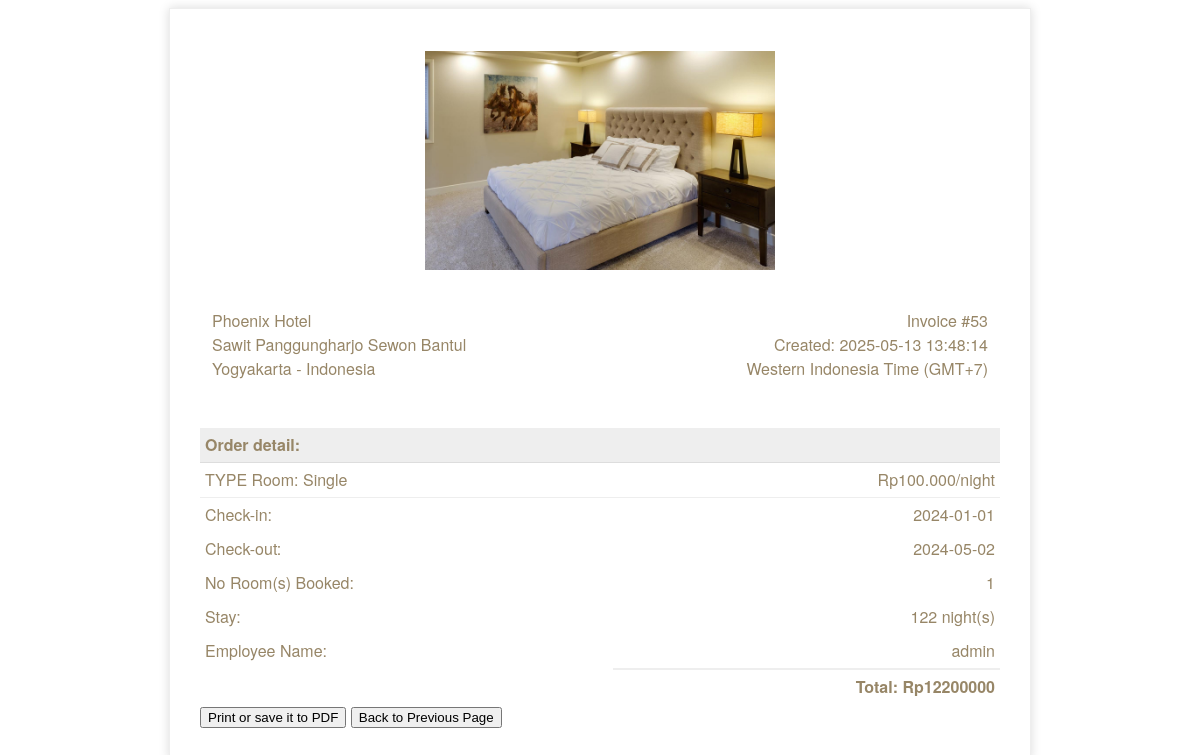
The app's page /view/resi.php?id=5 (signed in) with its own data.
### tables this page shows
CREATE TABLE `transaksi` (
  `id_transaksi` int(100) NOT NULL,
  `id_RS` int(100) NOT NULL,
  `bayar` int(100) NOT NULL,
  `kembalian` int(100) NOT NULL
);

CREATE TABLE `bed` (
  `id_bed` int(255) NOT NULL,
  `jenis` varchar(100) NOT NULL,
  `harga` int(100) NOT NULL,
  `img` varchar(100) NOT NULL
);

CREATE TABLE `reserfasi` (
  `id_RS` int(100) NOT NULL,
  `id` int(100) NOT NULL,
  `inap` int(100) NOT NULL,
  `checkout` date NOT NULL,
  `id_bed` int(10) NOT NULL,
  `hasil_H` int(255) NOT NULL,
  `id_k` int(100) NOT NULL,
  `checkin` date NOT NULL
);

CREATE TABLE `kamar` (
  `id_k` int(100) NOT NULL,
  `no_kamar` varchar(100) NOT NULL,
  `id_bed` int(10) NOT NULL
);

### view/resi.php (the view, shortened to what this page needs)
<?php
include '../action/koneksi.php';
if(isset($_GET['id'])) {
    $id_RS = $_GET['id'];
    $result = mysqli_query($koneksi, "SELECT transaksi.*,reserfasi.*,bed.*,kamar.* FROM transaksi left join reserfasi on transaksi.id_RS=reserfasi.id_RS left join bed on bed.id_bed=reserfasi.id_bed left join kamar on kamar.id_k=reserfasi.id_k WHERE id_transaksi='$id_RS'");
    while ($reservation = mysqli_fetch_assoc($result)) {
        $name = $_SESSION['username'];
    $currentDateTime = date('Y-m-d H:i:s');
    $days = $reservation['inap'];
    $unit = $reservation['id_bed'];
    $price = 0;
    if ($unit == '1') {
        $price = $reservation['harga'];
    } elseif ($unit == '2') {
        $price = $reservation['harga'];
    }
    if ($price == 100000) {
        $pricef = 'Rp100.000';
    } elseif ($price == 300000) {
        $pricef = 'Rp300.000';
    }
    $totalprice = $price * $days ;
?>
<!DOCTYPE html>
<html>
<head>
</head>
<body>
    <div class="invoice-box">
        <table cellpadding="0" cellspacing="0">
            <tr class="top">
                <td colspan="2">
                    <table>
                        <tr>
                            <td class="title">
                                <img src="../img/rooms/<?php echo $reservation['img'] ?>"
                                    style="display: block; margin: auto; max-width: 350px; width: 100%;" />
                            </td>
                        </tr>
                    </table>
                </td>
            </tr>
            <tr class="information">
                <td colspan="2">
                    <table>
                        <tr>
                            <td>
                                Phoenix Hotel<br />
                                Sawit Panggungharjo Sewon Bantul<br />
                                Yogyakarta - Indonesia
                            </td>
                            <td>
                                Invoice #<?php echo $reservation['id_RS'] ?><br />
                                Created: <?php echo $currentDateTime ?><br />
                                Western Indonesia Time (GMT+7)
                            </td>
                        </tr>
                    </table>
                </td>
            </tr>
            <tr class="heading">
                <td>Order detail:</td>
                <td></td>
            </tr>
            <tr class="item">
                <td>TYPE Room: <?php echo $reservation['jenis'] ?></td>
                <td><?php echo $pricef ?>/night</td>
            </tr>
            <tr class="item last">
                <td>
                    Check-in: <br>
                </td>
                <td><?php echo $reservation['checkin'] ?></td>
            </tr>
            <tr class="item last">
                <td>
                    Check-out:
                </td>
                <td><?php echo $reservation['checkout'] ?></td>
            </tr>
            <tr class="item last">
                <td>No Room(s) Booked:</td>
                <td><?php echo $reservation['no_kamar'] ?></td>
            </tr>
            <tr class="item last">
                <td>Stay: </td>
                <td><?php echo $days ?> night(s)</td>
            </tr>
            <tr>
                <td>Employee Name: </td>
                <td><?php echo $name ?></td>
            </tr>
            <tr class="total">
                <td></td>
                <td>Total: Rp<?php echo $totalprice ?></td>
            </tr>
        </table>
        <button onclick="printFunction()">Print or save it to PDF</button>
        <a href="../action/home.php"><button>Back to Previous Page</button></a>
    </div>
</body>
</html>
<?php
}
} else {
    echo "Invalid reservation ID.";
}
?>

### view/resi.php (style rules this page uses)
.invoice-box { max-width: 800px; margin: auto; padding: 30px; border: 1px solid #eee; box-shadow: 0 0 10px rgba(0, 0, 0, 0.15); font-size: 16px; line-height: 24px; font-family: 'Helvetica Neue', 'Helvetica', Helvetica, Arial, sans-serif; color: #978667; top: 50%; left: 50%; }
.invoice-box table { width: 100%; line-height: inherit; text-align: left; }
.invoice-box table td { padding: 5px; vertical-align: top; }
.invoice-box table tr td:nth-child(2) { text-align: right; }
.invoice-box table tr.top table td { padding-bottom: 20px; }
.invoice-box table tr.top table td.title { font-size: 45px; line-height: 45px; color: #333; }
.invoice-box table tr.information table td { padding-bottom: 40px; }
.invoice-box table tr.heading td { background: #eee; border-bottom: 1px solid #ddd; font-weight: bold; }
.invoice-box table tr.item td { border-bottom: 1px solid #eee; }
.invoice-box table tr.item.last td { border-bottom: none; }
.invoice-box table tr.total td:nth-child(2) { border-top: 2px solid #eee; font-weight: bold; }

### records on screen
transaksi: bed.img (picture), id_RS.id_RS "53", bed.jenis "Single", bed.harga "Rp100.000", id_RS.checkin "2024-01-01", id_RS.checkout "2024-05-02", kamar.no_kamar "1", id_RS.inap "122", name "admin", bed.harga "12200000"
